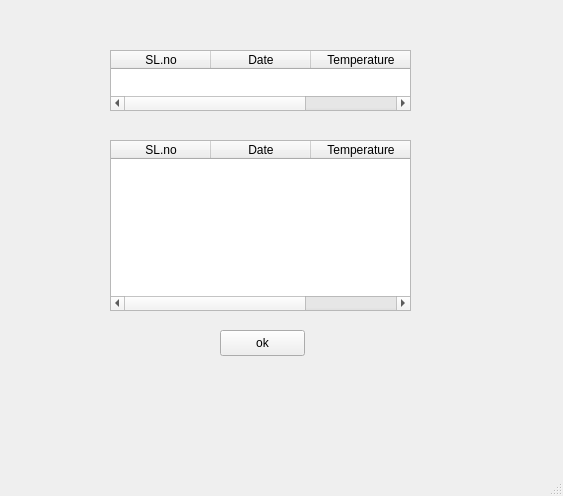
<?xml version="1.0" encoding="UTF-8"?>
<ui version="4.0">
 <class>MainWindow</class>
 <widget class="QMainWindow" name="MainWindow">
  <property name="geometry">
   <rect>
    <x>0</x>
    <y>0</y>
    <width>563</width>
    <height>496</height>
   </rect>
  </property>
  <property name="windowTitle">
   <string>MainWindow</string>
  </property>
  <widget class="QWidget" name="centralwidget">
   <widget class="QTableWidget" name="table1">
    <property name="geometry">
     <rect>
      <x>110</x>
      <y>140</y>
      <width>301</width>
      <height>171</height>
     </rect>
    </property>
    <column>
     <property name="text">
      <string>SL.no</string>
     </property>
    </column>
    <column>
     <property name="text">
      <string>Date</string>
     </property>
    </column>
    <column>
     <property name="text">
      <string>Temperature</string>
     </property>
    </column>
   </widget>
   <widget class="QTableWidget" name="table2">
    <property name="geometry">
     <rect>
      <x>110</x>
      <y>50</y>
      <width>301</width>
      <height>61</height>
     </rect>
    </property>
    <column>
     <property name="text">
      <string>SL.no</string>
     </property>
    </column>
    <column>
     <property name="text">
      <string>Date</string>
     </property>
    </column>
    <column>
     <property name="text">
      <string>Temperature</string>
     </property>
    </column>
   </widget>
   <widget class="QPushButton" name="Button1">
    <property name="geometry">
     <rect>
      <x>220</x>
      <y>330</y>
      <width>85</width>
      <height>26</height>
     </rect>
    </property>
    <property name="text">
     <string>ok</string>
    </property>
   </widget>
  </widget>
  <widget class="QMenuBar" name="menubar">
   <property name="geometry">
    <rect>
     <x>0</x>
     <y>0</y>
     <width>563</width>
     <height>25</height>
    </rect>
   </property>
  </widget>
  <widget class="QStatusBar" name="statusbar"/>
 </widget>
 <resources/>
 <connections/>
</ui>
